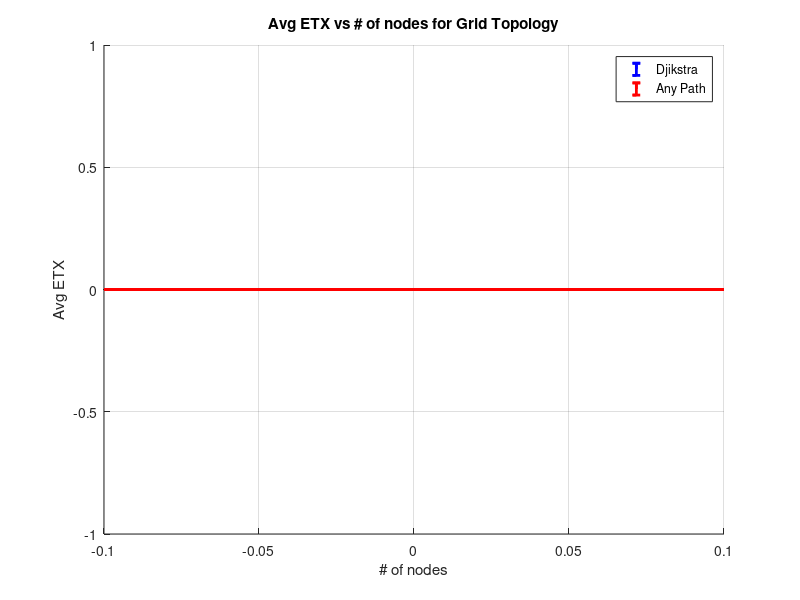

The MATLAB source for this figure:
%Project # 2 for EE597
%authors: Mohit Aggarwal and Prathamesh Khedekar

size=8;                        %this variable plays controls the # of nodes
avgETX=zeros(size,1);           %variable to hold Avg ETX in case of Dijkstra
anyPathAvgETX=zeros(size,1);    %variable to hold Avg ETX for any path routing
EI=zeros(size,1);
anypathEI=zeros(size,1);
B=zeros(size,1);

for K=1:size
    N=K*K;   %# of wireless nodes for grid topology only
    try
    [topo , prM] = LinkLayerModel(1,N); % '1' == Grid Topology
    catch err
        disp(err.identifier);   % if link layer model throws an error the 
                                %error message will be displayed here
        break;
    end
    
    etx=zeros((N*N):1);         % preparing ETX vector
    x=zeros((N*N):1);
    y=zeros((N*N):1);
    k=1;
   
    for i=1:N
        for j=1:N
            etx(k)=1/prM(i,j);  % calculating ETX vector
            x(k)=i;
            y(k)=j;
            k=k+1;
        end
    end

    % creating sparse matrix
    DG=sparse(x, y, etx);
    cost=zeros(N,1);
    
    %calculating shortest path using dijkstra algotrihtm
    %iterating so that each node in the topology will get a chance to play
    %source node
    for b=1:N
        [dist,path,pred] = graphshortestpath(DG,b);
        cost(b)=mean(dist);
    end
    %calculating 95% confidence interval
    m=mean(cost);
    [H P C stat]=ttest(cost,m,0.05);
    EI(K)=stat.sd;
    B(K)=N;
    avgETX(K)=mean(cost);  %finally calculating avgETX value for given
                                %#of nodes
    
                                
                                
                                
    %----------------------------------------------------------------%
    %calculating shortest anypath route using Laufer et al algorithm
    %we are assuming node#1 to the destination node, and initializing the
    %algorithm
    
    %iterate over the number of nodes present in the topology such that
    %each node will get chance to act as destination
    anypathCost=zeros(N,1);
    for b=1:N
        Di=zeros(N,1);
        Fi=containers.Map('KeyType','int32','ValueType','any');
        Q=containers.Map('KeyType','int32','ValueType','int32');
        for i=1:N
            Di(i)=Inf;
            Q(i)=i;
            Fi(i)=[];
        end
   
        Di(b)=0;
        S=[];
        X=prM(:,b);     %fetching the vector of prrM corresponding to node#1
        e=1;
        while ~isempty(Q)
            %find the min distance node from Q
            if e==1
                p=b;
                e=e+1;
            else
                [j,p]=max(X);%finding the max value of prrM and its index in the 
            end              %vector. This index will be used to identify the
                            %node 'j'.  (do j <- EXTRACT-MIN(Q))
            X(p)=0;         %removing the max value from the vector 
            remove(Q,p);    %removing the max prrM value node from the Q vector
            S=[S p];        %Adding node 'p' in S vector (S <- S U {j})
        
            %find incoming edges (i,j) in E. For this purpose we can set the
            %threshold for deciding the neighboring the nodes to 1e-16
            Y = prM(:,p);   %fetching the vector of prrM corresponding to node 'p'.
        
            %use only incoming nodes
            if length(S)>1
                for u=1:length(S)
                    Y(S(u))=0;
                end
            end
        
            E=[];
            for l=1:length(Y)
                if Y(l)>1e-3 %if the prrM of a neighbor is greater than 1e-16 
                            % then include that node in 'E' vector (incoming
                            % edge (i, j) in E)
                E=[E l];
                end
            end
            J=[];
            for c=1:length(E)
                %creating forwarding set. (do J <- Fi U {j})
                J = [Fi(E(c)) p];
            
                if Di(E(c)) > Di(p) %if Di > Dj
                    PiJ=1;
                    DJ=0;
                    %calculating DJ
                    for u=1:length(J)
                        %calculate wij;
                        wij=1;
                        for o=u:-1:1
                            if o==u
                                wij=wij*prM(J(o),E(c));
                            else
                                wij=wij*(1-prM(J(o),E(c)));
                            end
                        end
                        DJ=DJ+wij*Di(J(u));
                        PiJ=PiJ*(1-prM(E(c),J(u)));  %calculating PiJ parameter
                    end
                    PiJ=1-PiJ;
                    diJ=1/PiJ;
                    DJ=DJ/PiJ;
               
                    Di(E(c)) = diJ+DJ;  %Di <- diJ + DJ
                    Fi(E(c))=J;         %Fi <- J
                end %end of IF block
            end %end of outer FOR loop
        
        end

        %calculate the avg any path ETX for given number of nodes
        Di(Di==Inf)=0;
        anypathCost(b)=mean(Di);
    end
    
    %calculating 95% confidence interval
    m=mean(anypathCost);
    [H P C stat]=ttest(anypathCost,m,0.05);
    anypathEI(K)=stat.sd;
    anyPathAvgETX(K)=mean(anypathCost);     %finally calculating anyPathAvgETX 
                                            %value for given #of nodes
end
    
hold on;
p=errorbar(B,avgETX,EI);
q=errorbar(B,anyPathAvgETX,anypathEI);
grid on;
set(p,'Color','Blue','LineWidth',2);
set(q,'Color','Red','LineWidth',2);
title('Avg ETX vs # of nodes for Grid Topology');
xlabel('# of nodes');
ylabel('Avg ETX');
legend('Djikstra', 'Any Path');